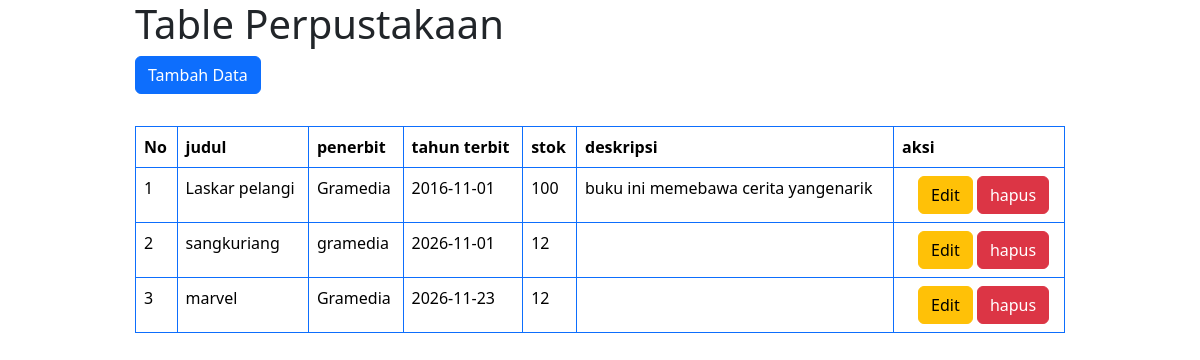
The app's page /buku.php with its own data.
### tables this page shows
CREATE TABLE `tb_buku` (
  `id_buku` int(11) NOT NULL,
  `judul` varchar(50) NOT NULL,
  `penerbit` varchar(25) NOT NULL,
  `tahun_terbit` date NOT NULL,
  `stok` varchar(255) NOT NULL,
  `deskripsi` text NOT NULL
);

### buku.php (the view, shortened to what this page needs)
<!DOCTYPE html>
<?php
include 'koneksi.php';
?>
<html lang="en">
  <link rel="stylesheet" href="https://cdn.jsdelivr.net/npm/bootstrap@5.3.3/dist/css/bootstrap.min.css">
</head>
<body >
  <div class="container">
    <div class="col-10 m-auto">
    <h1 class="">Table Perpustakaan</h1>
      <a href="tambahBuku.php" class="btn btn-primary">Tambah Data</a>
<div class="table-responsive">
  <table class="table table-hover table-bordered border-primary mt-3">
      <table class="table table-hover table-bordered border-primary mt-3">
        <thead>
          <tr>
            <th scope="col">No</th>
            <th scope="col">judul</th>
            <th scope="col">penerbit</th>
            <th scope="col">tahun terbit</th>
            <th scope="col">stok</th>
            <th scope="col">deskripsi</th>
            <th scope="col">aksi</th>
          </tr>
        </thead>
        <?php
        $query = "SELECT * FROM tb_buku";
        $result = mysqli_query($con,$query);
        $no = 1;
        while  ($data = mysqli_fetch_assoc($result)) {
       ?>
        <tbody>
          <tr>
            <td scope="col"><?=$no++?></td>
            <td scope="col"><?=$data['judul']?></td>
            <td scope="col"><?=$data['penerbit']?></td>
            <td scope="col"><?=$data['tahun_terbit']?></td>
            <td scope="col"><?=$data['stok']?></td>
            <td scope="col"><?=$data['deskripsi']?></td>
            <td scope="col"><a class="btn btn-warning ms-3"href="editBuku.php?judul=<?= $data['judul'] ?>">Edit</a>
            <form class="d-inline"action="hapusBuku.php" method="post">
              <button  class="btn btn-danger">hapus</button>
            </form>
            </td>
          </tr>
        </tbody>
        <?php } ?>
      </table>
  </div>
    </div>
  </div>
</body>
</html>

### records on screen
tb_buku: judul "Laskar pelangi", penerbit "Gramedia", tahun_terbit "2016-11-01", stok "100", deskripsi "buku ini memebawa cerita yangenarik"
tb_buku: judul "sangkuriang", penerbit "gramedia", tahun_terbit "2026-11-01", stok "12"
tb_buku: judul "marvel", penerbit "Gramedia", tahun_terbit "2026-11-23", stok "12"
